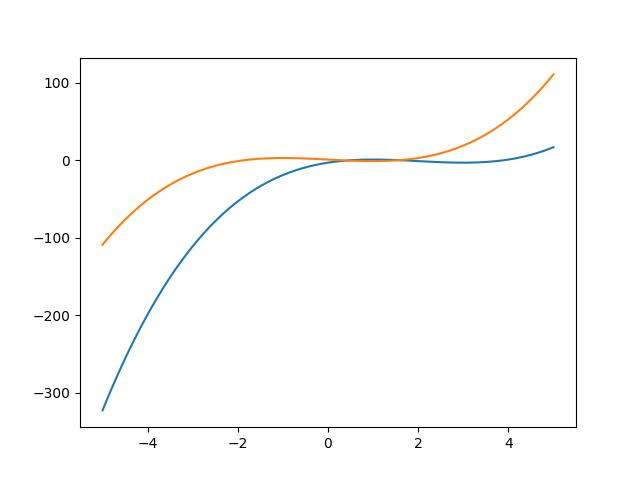

Write the Python code that produced this figure.
"""
y=x^3−6x^2+9x−3のグラフをプロット（画面に表示，または画像として保存）してください．ただし，xの範囲は−5から5までとしてください．また，この3次関数のグラフをx軸方向に-2，y軸方向に2平行移動した関数を同じ平面上にプロットしてください．
"""
import numpy as np
import matplotlib.pyplot as plt

a, b, c, d = 1, -6, 9, -3

x = np.linspace(-5, 5, 100)
y = a * x**3 + b * x**2 + c * x + d

plt.plot(x, y)


y = a * (x+2)**3 + b * (x+2)**2 + c * (x+2) + d +2
plt.plot(x, y)

plt.savefig("./syamashita/chapter03/q06.jpg")